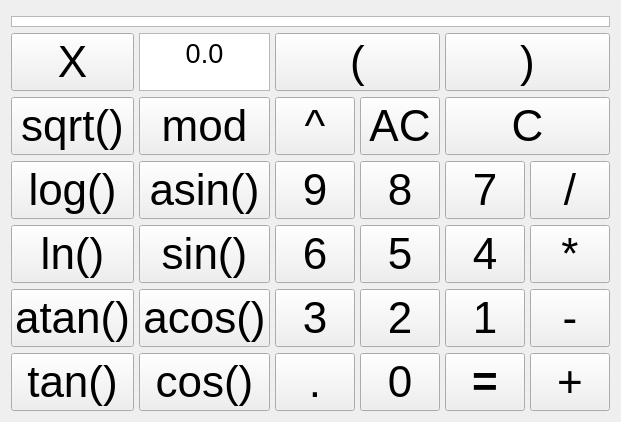
      <widget class="QWidget" name="tab_2">
       <attribute name="title">
        <string>Calculator</string>
       </attribute>
       <layout class="QGridLayout" name="gridLayout_7">
        <item row="1" column="0">
         <layout class="QGridLayout" name="gridLayout">
          <property name="sizeConstraint">
           <enum>QLayout::SetMaximumSize</enum>
          </property>
          <property name="topMargin">
           <number>5</number>
          </property>
          <property name="horizontalSpacing">
           <number>5</number>
          </property>
          <item row="15" column="3">
           <widget class="QPushButton" name="butt_8">
            <property name="sizePolicy">
             <sizepolicy hsizetype="Preferred" vsizetype="Preferred">
              <horstretch>0</horstretch>
              <verstretch>0</verstretch>
             </sizepolicy>
            </property>
            <property name="font">
             <font>
              <pointsize>33</pointsize>
             </font>
            </property>
            <property name="text">
             <string>8</string>
            </property>
           </widget>
          </item>
          <item row="19" column="5">
           <widget class="QPushButton" name="butt_mult">
            <property name="sizePolicy">
             <sizepolicy hsizetype="Preferred" vsizetype="Preferred">
              <horstretch>0</horstretch>
              <verstretch>0</verstretch>
             </sizepolicy>
            </property>
            <property name="font">
             <font>
              <pointsize>33</pointsize>
             </font>
            </property>
            <property name="text">
             <string>*</string>
            </property>
           </widget>
          </item>
          <item row="20" column="0">
           <widget class="QPushButton" name="butt_atg">
            <property name="sizePolicy">
             <sizepolicy hsizetype="Preferred" vsizetype="Preferred">
              <horstretch>0</horstretch>
              <verstretch>0</verstretch>
             </sizepolicy>
            </property>
            <property name="font">
             <font>
              <pointsize>33</pointsize>
             </font>
            </property>
            <property name="text">
             <string>atan()</string>
            </property>
           </widget>
          </item>
          <item row="14" column="2">
           <widget class="QPushButton" name="butt_pow">
            <property name="sizePolicy">
             <sizepolicy hsizetype="Preferred" vsizetype="Preferred">
              <horstretch>0</horstretch>
              <verstretch>0</verstretch>
             </sizepolicy>
            </property>
            <property name="font">
             <font>
              <pointsize>33</pointsize>
             </font>
            </property>
            <property name="text">
             <string>^</string>
            </property>
           </widget>
          </item>
          <item row="21" column="5">
           <widget class="QPushButton" name="butt_plus">
            <property name="sizePolicy">
             <sizepolicy hsizetype="Preferred" vsizetype="Preferred">
              <horstretch>0</horstretch>
              <verstretch>0</verstretch>
             </sizepolicy>
            </property>
            <property name="font">
             <font>
              <pointsize>33</pointsize>
             </font>
            </property>
            <property name="text">
             <string>+</string>
            </property>
           </widget>
          </item>
          <item row="19" column="0">
           <widget class="QPushButton" name="butt_ln">
            <property name="sizePolicy">
             <sizepolicy hsizetype="Preferred" vsizetype="Preferred">
              <horstretch>0</horstretch>
              <verstretch>0</verstretch>
             </sizepolicy>
            </property>
            <property name="font">
             <font>
              <pointsize>33</pointsize>
             </font>
            </property>
            <property name="text">
             <string>ln()</string>
            </property>
           </widget>
          </item>
          <item row="14" column="4" colspan="2">
           <widget class="QPushButton" name="butt_C">
            <property name="sizePolicy">
             <sizepolicy hsizetype="Preferred" vsizetype="Preferred">
              <horstretch>0</horstretch>
              <verstretch>0</verstretch>
             </sizepolicy>
            </property>
            <property name="font">
             <font>
              <pointsize>33</pointsize>
             </font>
            </property>
            <property name="text">
             <string>С</string>
            </property>
           </widget>
          </item>
          <item row="7" column="0">
           <widget class="QPushButton" name="butt_X">
            <property name="sizePolicy">
             <sizepolicy hsizetype="Minimum" vsizetype="Minimum">
              <horstretch>0</horstretch>
              <verstretch>0</verstretch>
             </sizepolicy>
            </property>
            <property name="font">
             <font>
              <pointsize>33</pointsize>
             </font>
            </property>
            <property name="text">
             <string>X</string>
            </property>
           </widget>
          </item>
          <item row="7" column="2" colspan="2">
           <widget class="QPushButton" name="butt_openBracket">
            <property name="sizePolicy">
             <sizepolicy hsizetype="Minimum" vsizetype="Minimum">
              <horstretch>0</horstretch>
              <verstretch>0</verstretch>
             </sizepolicy>
            </property>
            <property name="font">
             <font>
              <pointsize>33</pointsize>
             </font>
            </property>
            <property name="text">
             <string>(</string>
            </property>
           </widget>
          </item>
          <item row="15" column="2">
           <widget class="QPushButton" name="butt_9">
            <property name="sizePolicy">
             <sizepolicy hsizetype="Preferred" vsizetype="Preferred">
              <horstretch>0</horstretch>
              <verstretch>0</verstretch>
             </sizepolicy>
            </property>
            <property name="font">
             <font>
              <pointsize>33</pointsize>
             </font>
            </property>
            <property name="text">
             <string>9</string>
            </property>
           </widget>
          </item>
          <item row="19" column="1">
           <widget class="QPushButton" name="butt_sin">
            <property name="sizePolicy">
             <sizepolicy hsizetype="Preferred" vsizetype="Preferred">
              <horstretch>0</horstretch>
              <verstretch>0</verstretch>
             </sizepolicy>
            </property>
            <property name="font">
             <font>
              <pointsize>33</pointsize>
             </font>
            </property>
            <property name="text">
             <string>sin()</string>
            </property>
           </widget>
          </item>
          <item row="15" column="4">
           <widget class="QPushButton" name="butt_7">
            <property name="sizePolicy">
             <sizepolicy hsizetype="Preferred" vsizetype="Preferred">
              <horstretch>0</horstretch>
              <verstretch>0</verstretch>
             </sizepolicy>
            </property>
            <property name="font">
             <font>
              <pointsize>33</pointsize>
             </font>
            </property>
            <property name="text">
             <string>7</string>
            </property>
           </widget>
          </item>
          <item row="20" column="3">
           <widget class="QPushButton" name="butt_2">
            <property name="sizePolicy">
             <sizepolicy hsizetype="Preferred" vsizetype="Preferred">
              <horstretch>0</horstretch>
              <verstretch>0</verstretch>
             </sizepolicy>
            </property>
            <property name="font">
             <font>
              <pointsize>33</pointsize>
             </font>
            </property>
            <property name="text">
             <string>2</string>
            </property>
           </widget>
          </item>
          <item row="19" column="3">
           <widget class="QPushButton" name="butt_5">
            <property name="sizePolicy">
             <sizepolicy hsizetype="Preferred" vsizetype="Preferred">
              <horstretch>0</horstretch>
              <verstretch>0</verstretch>
             </sizepolicy>
            </property>
            <property name="font">
             <font>
              <pointsize>33</pointsize>
             </font>
            </property>
            <property name="text">
             <string>5</string>
            </property>
           </widget>
          </item>
          <item row="21" column="3">
           <widget class="QPushButton" name="butt_0">
            <property name="sizePolicy">
             <sizepolicy hsizetype="Preferred" vsizetype="Preferred">
              <horstretch>0</horstretch>
              <verstretch>0</verstretch>
             </sizepolicy>
            </property>
            <property name="font">
             <font>
              <pointsize>33</pointsize>
             </font>
            </property>
            <property name="text">
             <string>0</string>
            </property>
           </widget>
          </item>
          <item row="14" column="1">
           <widget class="QPushButton" name="butt_mod">
            <property name="sizePolicy">
             <sizepolicy hsizetype="Preferred" vsizetype="Preferred">
              <horstretch>0</horstretch>
              <verstretch>0</verstretch>
             </sizepolicy>
            </property>
            <property name="font">
             <font>
              <pointsize>33</pointsize>
             </font>
            </property>
            <property name="text">
             <string>mod</string>
            </property>
           </widget>
          </item>
          <item row="21" column="4">
           <widget class="QPushButton" name="butt_eq">
            <property name="sizePolicy">
             <sizepolicy hsizetype="Preferred" vsizetype="Preferred">
              <horstretch>0</horstretch>
              <verstretch>0</verstretch>
             </sizepolicy>
            </property>
            <property name="font">
             <font>
              <pointsize>33</pointsize>
              <weight>75</weight>
              <bold>true</bold>
             </font>
            </property>
            <property name="autoFillBackground">
             <bool>false</bool>
            </property>
            <property name="text">
             <string>=</string>
            </property>
           </widget>
          </item>
          <item row="20" column="4">
           <widget class="QPushButton" name="butt_1">
            <property name="sizePolicy">
             <sizepolicy hsizetype="Preferred" vsizetype="Preferred">
              <horstretch>0</horstretch>
              <verstretch>0</verstretch>
             </sizepolicy>
            </property>
            <property name="font">
             <font>
              <pointsize>33</pointsize>
             </font>
            </property>
            <property name="text">
             <string>1</string>
            </property>
           </widget>
          </item>
          <item row="14" column="0">
           <widget class="QPushButton" name="butt_sqrt">
            <property name="sizePolicy">
             <sizepolicy hsizetype="Preferred" vsizetype="Preferred">
              <horstretch>0</horstretch>
              <verstretch>0</verstretch>
             </sizepolicy>
            </property>
            <property name="font">
             <font>
              <pointsize>33</pointsize>
             </font>
            </property>
            <property name="text">
             <string>sqrt()</string>
            </property>
           </widget>
          </item>
          <item row="19" column="4">
           <widget class="QPushButton" name="butt_4">
            <property name="sizePolicy">
             <sizepolicy hsizetype="Preferred" vsizetype="Preferred">
              <horstretch>0</horstretch>
              <verstretch>0</verstretch>
             </sizepolicy>
            </property>
            <property name="font">
             <font>
              <pointsize>33</pointsize>
             </font>
            </property>
            <property name="text">
             <string>4</string>
            </property>
           </widget>
          </item>
          <item row="15" column="1">
           <widget class="QPushButton" name="butt_asin">
            <property name="sizePolicy">
             <sizepolicy hsizetype="Preferred" vsizetype="Preferred">
              <horstretch>0</horstretch>
              <verstretch>0</verstretch>
             </sizepolicy>
            </property>
            <property name="font">
             <font>
              <pointsize>33</pointsize>
             </font>
            </property>
            <property name="text">
             <string>asin()</string>
            </property>
           </widget>
          </item>
          <item row="14" column="3">
           <widget class="QPushButton" name="butt_AC">
            <property name="sizePolicy">
             <sizepolicy hsizetype="Preferred" vsizetype="Preferred">
              <horstretch>0</horstretch>
              <verstretch>0</verstretch>
             </sizepolicy>
            </property>
            <property name="font">
             <font>
              <pointsize>33</pointsize>
             </font>
            </property>
            <property name="text">
             <string>AC</string>
            </property>
           </widget>
          </item>
          <item row="15" column="5">
           <widget class="QPushButton" name="butt_div">
            <property name="sizePolicy">
             <sizepolicy hsizetype="Preferred" vsizetype="Preferred">
              <horstretch>0</horstretch>
              <verstretch>0</verstretch>
             </sizepolicy>
            </property>
            <property name="font">
             <font>
              <pointsize>33</pointsize>
             </font>
            </property>
            <property name="text">
             <string>/</string>
            </property>
           </widget>
          </item>
          <item row="20" column="1">
           <widget class="QPushButton" name="butt_acos">
            <property name="sizePolicy">
             <sizepolicy hsizetype="Preferred" vsizetype="Preferred">
              <horstretch>0</horstretch>
              <verstretch>0</verstretch>
             </sizepolicy>
            </property>
            <property name="font">
             <font>
              <pointsize>33</pointsize>
             </font>
            </property>
            <property name="text">
             <string>acos()</string>
            </property>
           </widget>
          </item>
          <item row="15" column="0">
           <widget class="QPushButton" name="butt_log">
            <property name="sizePolicy">
             <sizepolicy hsizetype="Preferred" vsizetype="Preferred">
              <horstretch>0</horstretch>
              <verstretch>0</verstretch>
             </sizepolicy>
            </property>
            <property name="font">
             <font>
              <pointsize>33</pointsize>
             </font>
            </property>
            <property name="text">
             <string>log()</string>
            </property>
           </widget>
          </item>
          <item row="7" column="4" colspan="2">
           <widget class="QPushButton" name="butt_closeBracket">
            <property name="sizePolicy">
             <sizepolicy hsizetype="Minimum" vsizetype="Minimum">
              <horstretch>0</horstretch>
              <verstretch>0</verstretch>
             </sizepolicy>
            </property>
            <property name="font">
             <font>
              <pointsize>33</pointsize>
             </font>
            </property>
            <property name="text">
             <string>)</string>
            </property>
           </widget>
          </item>
          <item row="19" column="2">
           <widget class="QPushButton" name="butt_6">
            <property name="sizePolicy">
             <sizepolicy hsizetype="Preferred" vsizetype="Preferred">
              <horstretch>0</horstretch>
              <verstretch>0</verstretch>
             </sizepolicy>
            </property>
            <property name="font">
             <font>
              <pointsize>33</pointsize>
             </font>
            </property>
            <property name="text">
             <string>6</string>
            </property>
           </widget>
          </item>
          <item row="20" column="2">
           <widget class="QPushButton" name="butt_3">
            <property name="sizePolicy">
             <sizepolicy hsizetype="Preferred" vsizetype="Preferred">
              <horstretch>0</horstretch>
              <verstretch>0</verstretch>
             </sizepolicy>
            </property>
            <property name="font">
             <font>
              <pointsize>33</pointsize>
             </font>
            </property>
            <property name="text">
             <string>3</string>
            </property>
           </widget>
          </item>
          <item row="20" column="5">
           <widget class="QPushButton" name="butt_sub">
            <property name="sizePolicy">
             <sizepolicy hsizetype="Preferred" vsizetype="Preferred">
              <horstretch>0</horstretch>
              <verstretch>0</verstretch>
             </sizepolicy>
            </property>
            <property name="font">
             <font>
              <pointsize>33</pointsize>
             </font>
            </property>
            <property name="text">
             <string>-</string>
            </property>
           </widget>
          </item>
          <item row="21" column="0">
           <widget class="QPushButton" name="butt_tg">
            <property name="sizePolicy">
             <sizepolicy hsizetype="Preferred" vsizetype="Preferred">
              <horstretch>0</horstretch>
              <verstretch>0</verstretch>
             </sizepolicy>
            </property>
            <property name="font">
             <font>
              <pointsize>33</pointsize>
             </font>
            </property>
            <property name="text">
             <string>tan()</string>
            </property>
           </widget>
          </item>
          <item row="21" column="1">
           <widget class="QPushButton" name="butt_cos">
            <property name="sizePolicy">
             <sizepolicy hsizetype="Preferred" vsizetype="Preferred">
              <horstretch>0</horstretch>
              <verstretch>0</verstretch>
             </sizepolicy>
            </property>
            <property name="font">
             <font>
              <pointsize>33</pointsize>
             </font>
            </property>
            <property name="text">
             <string>cos()</string>
            </property>
           </widget>
          </item>
          <item row="21" column="2">
           <widget class="QPushButton" name="butt_dot">
            <property name="sizePolicy">
             <sizepolicy hsizetype="Preferred" vsizetype="Preferred">
              <horstretch>0</horstretch>
              <verstretch>0</verstretch>
             </sizepolicy>
            </property>
            <property name="font">
             <font>
              <pointsize>33</pointsize>
             </font>
            </property>
            <property name="text">
             <string>.</string>
            </property>
           </widget>
          </item>
          <item row="0" column="0" colspan="6">
           <widget class="QTextEdit" name="textEdit">
            <property name="sizePolicy">
             <sizepolicy hsizetype="Ignored" vsizetype="Ignored">
              <horstretch>0</horstretch>
              <verstretch>0</verstretch>
             </sizepolicy>
            </property>
            <property name="minimumSize">
             <size>
              <width>0</width>
              <height>11</height>
             </size>
            </property>
            <property name="font">
             <font>
              <pointsize>21</pointsize>
             </font>
            </property>
            <property name="verticalScrollBarPolicy">
             <enum>Qt::ScrollBarAlwaysOff</enum>
            </property>
            <property name="horizontalScrollBarPolicy">
             <enum>Qt::ScrollBarAlwaysOff</enum>
            </property>
            <property name="html">
             <string>&lt;!DOCTYPE HTML PUBLIC &quot;-//W3C//DTD HTML 4.0//EN&quot; &quot;http://www.w3.org/TR/REC-html40/strict.dtd&quot;&gt;
&lt;html&gt;&lt;head&gt;&lt;meta name=&quot;qrichtext&quot; content=&quot;1&quot; /&gt;&lt;style type=&quot;text/css&quot;&gt;
p, li { white-space: pre-wrap; }
&lt;/style&gt;&lt;/head&gt;&lt;body style=&quot; font-family:'Ubuntu'; font-size:21pt; font-weight:400; font-style:normal;&quot;&gt;
&lt;p align=&quot;right&quot; style=&quot;-qt-paragraph-type:empty; margin-top:0px; margin-bottom:0px; margin-left:0px; margin-right:0px; -qt-block-indent:0; text-indent:0px; font-family:'Segoe UI';&quot;&gt;&lt;br /&gt;&lt;/p&gt;&lt;/body&gt;&lt;/html&gt;</string>
            </property>
           </widget>
          </item>
          <item row="7" column="1">
           <widget class="QTextEdit" name="textXValue">
            <property name="sizePolicy">
             <sizepolicy hsizetype="Ignored" vsizetype="Ignored">
              <horstretch>0</horstretch>
              <verstretch>0</verstretch>
             </sizepolicy>
            </property>
            <property name="minimumSize">
             <size>
              <width>0</width>
              <height>0</height>
             </size>
            </property>
            <property name="html">
             <string>&lt;!DOCTYPE HTML PUBLIC &quot;-//W3C//DTD HTML 4.0//EN&quot; &quot;http://www.w3.org/TR/REC-html40/strict.dtd&quot;&gt;
&lt;html&gt;&lt;head&gt;&lt;meta name=&quot;qrichtext&quot; content=&quot;1&quot; /&gt;&lt;style type=&quot;text/css&quot;&gt;
p, li { white-space: pre-wrap; }
&lt;/style&gt;&lt;/head&gt;&lt;body style=&quot; font-family:'Ubuntu'; font-size:11pt; font-weight:400; font-style:normal;&quot;&gt;
&lt;p align=&quot;center&quot; style=&quot; margin-top:0px; margin-bottom:0px; margin-left:0px; margin-right:0px; -qt-block-indent:0; text-indent:0px;&quot;&gt;&lt;span style=&quot; font-size:20pt;&quot;&gt;0.0&lt;/span&gt;&lt;/p&gt;&lt;/body&gt;&lt;/html&gt;</string>
            </property>
           </widget>
          </item>
         </layout>
        </item>
       </layout>
      </widget>
